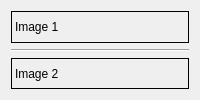
        <widget class="QWidget" name="tab_5">
         <attribute name="title">
          <string>Source Images</string>
         </attribute>
         <layout class="QGridLayout" name="gridLayout_5">
          <item row="0" column="0">
           <layout class="QGridLayout" name="gridLayout_4" rowstretch="0,0,0">
            <property name="sizeConstraint">
             <enum>QLayout::SetNoConstraint</enum>
            </property>
            <item row="0" column="0">
             <widget class="QLabel" name="FirstSrcImageLabel">
              <property name="sizePolicy">
               <sizepolicy hsizetype="Preferred" vsizetype="Preferred">
                <horstretch>0</horstretch>
                <verstretch>0</verstretch>
               </sizepolicy>
              </property>
              <property name="frameShape">
               <enum>QFrame::Box</enum>
              </property>
              <property name="text">
               <string>Image 1</string>
              </property>
              <property name="scaledContents">
               <bool>false</bool>
              </property>
             </widget>
            </item>
            <item row="2" column="0">
             <widget class="QLabel" name="ScndSrcImageLabel">
              <property name="enabled">
               <bool>true</bool>
              </property>
              <property name="sizePolicy">
               <sizepolicy hsizetype="Preferred" vsizetype="Preferred">
                <horstretch>0</horstretch>
                <verstretch>0</verstretch>
               </sizepolicy>
              </property>
              <property name="frameShape">
               <enum>QFrame::Box</enum>
              </property>
              <property name="text">
               <string>Image 2</string>
              </property>
              <property name="scaledContents">
               <bool>false</bool>
              </property>
             </widget>
            </item>
            <item row="1" column="0">
             <widget class="Line" name="line">
              <property name="orientation">
               <enum>Qt::Horizontal</enum>
              </property>
             </widget>
            </item>
           </layout>
          </item>
         </layout>
        </widget>
